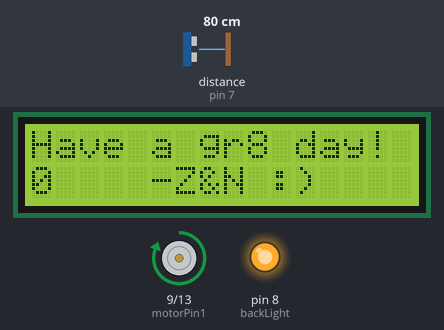
Simulated run of this sketch. Board: Arduino Uno, built with avr-gcc and run on an emulated ATmega328P. Shown: 16×2 character LCD, motor-driver pin pairs drawn as motors (green arrow = first pin HIGH = forward, orange = second pin HIGH = backward, longer = more drive), output pins drawn as LEDs (lit = HIGH). The inputs (shaded band) are chosen by the test bench; at power-on: distance to the obstacle (sensor on pin 7) 80 cm. The echo pulse lasts 58.3 µs per cm.

Above: at 0.1 s.
At 2.1 s:
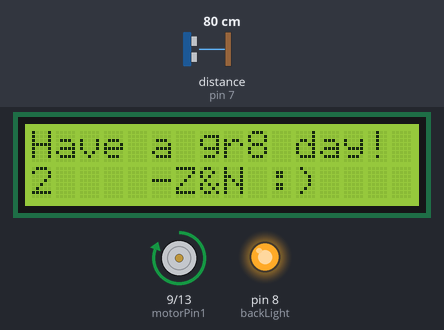
At 4.1 s:
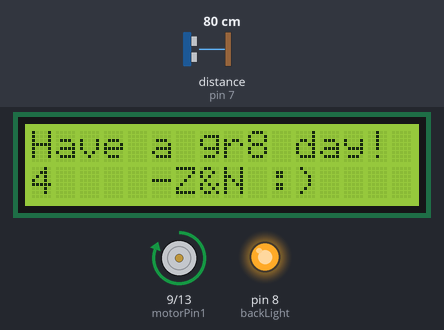
At 9.1 s:
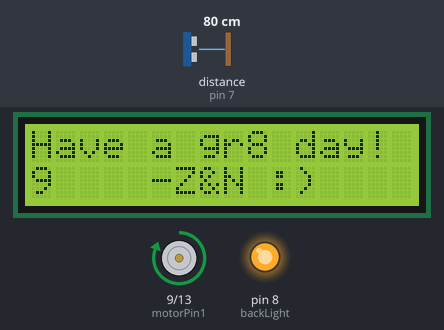
Timing chart, 0 to 11.5 s (numbered marks = the images above):
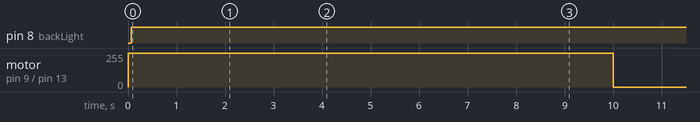

Measured:
- by itself, pin 8 (backLight): LOW → HIGH at 0.07 s
- by itself, motor on pin 9 (motorPin1) / pin 13 (motorPin2): stopped → forward 255/255 at 0.01 s, → stopped 10.0 s later
- what the display in image 0 shows lasts 0.9 s, from 0.1 s to 1.0 s
- what the display in image 1 shows lasts 1.0 s, from 2.0 s to 3.0 s

The sketch:

Project_EE120.ino
```cpp
#include <hcsr04.h>

#include <LiquidCrystal.h>

#define TRIG_PIN 10
#define ECHO_PIN 7
HCSR04 hcsr04(TRIG_PIN, ECHO_PIN, 20, 4000);
// Library for LCD Screen
#include <LiquidCrystal.h>

const int motorPin1  = 9;
const int motorPin2  = 13;


// LCD pins connected to Arduino Board accordingly i.e RS on LCD screen goes to pin 12 on arduino board)
const int rs = 12, en = 11, d4 = 5, d5 = 4, d6 = 3, d7 = 2;

// defining LCD screen with inputs
LiquidCrystal lcd(rs, en, d4, d5, d6, d7);

// Defining the LED which is connected to pin 6
#define LED 6

// Defining backLight which is the display output of the LCD which is connected to pin 8 on the arduino board
int backLight = 8; // pin 13 will control the backlight


void setup()
{
  pinMode(motorPin1, OUTPUT);
  pinMode(motorPin2, OUTPUT);
  { Serial.begin(9600); }
  if ( hcsr04.distanceInMillimeters() < 15)
  {
    lcd.noDisplay();
    digitalWrite(LED, LOW);
    delay(20000);
    digitalWrite(motorPin1, LOW);


  }
  else
  {
    digitalWrite(LED, HIGH); //Turn red LED on
  delay (1);
   digitalWrite(motorPin1, HIGH);
  // Turning on the screnlight
  pinMode(backLight, OUTPUT);

  // start of line 1
  lcd.begin(16, 2);

  lcd.print("Have a gr8 day!");

  // start of line 2
  lcd.setCursor(5, 7);

  lcd.print("-Z&N :)");


}
}
void loop()

{
 // screen is still on during loop
 digitalWrite(backLight, OUTPUT);

  // setting the counter up
  lcd.setCursor(0, 16);

  // print the number of seconds since reset:
  lcd.print(millis() / 1000);


// if the timer is less than 10 seconds the LED remains on
  if (((millis() / 1000) < 10))
{
  digitalWrite(LED, HIGH); //Turn red LED on
  delay (1);
}

// else if the timer is equal to 10 seconds the LED shuts off
 else ((millis() / 1000) == 10 );
 {
  digitalWrite(LED, LOW); //Turn red LED off
  delay (1);//Leave off for redOffTime
  }

// once the timer reaches 10 seconds the display has no text to go along with the LED timing
  if (((millis() / 1000) == 10))
  {
    lcd.noDisplay();
    digitalWrite(motorPin1, LOW);
    delay(2000);
  }
 }
```
